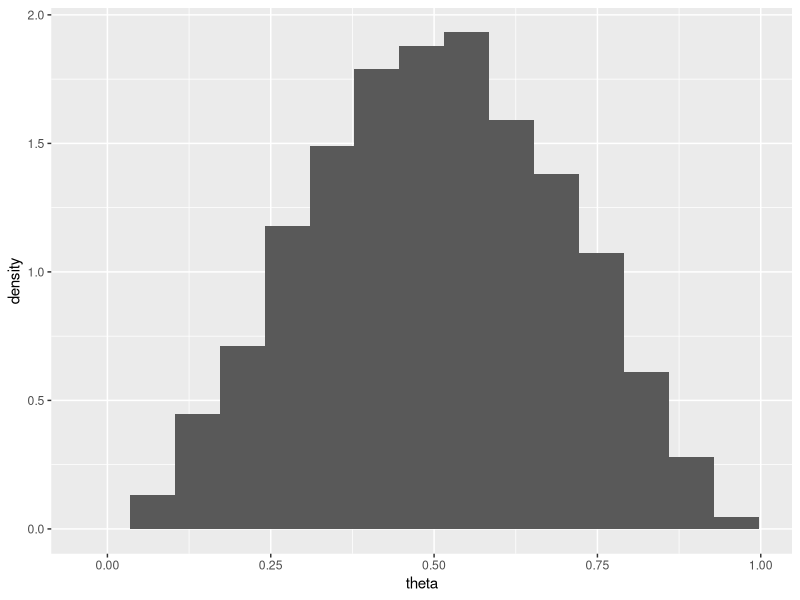
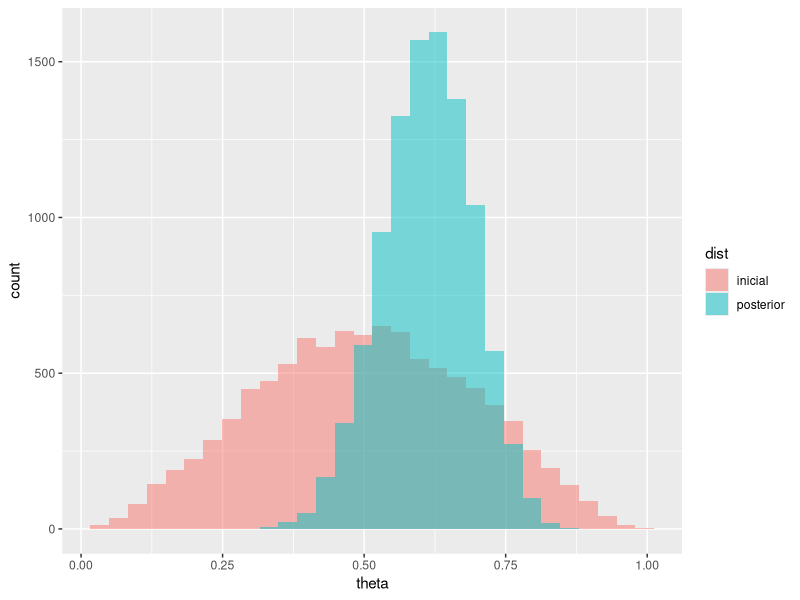

These figures' R source, in order:
## ---- chunk 1
library(tidyverse)
## ---- chunk 2
sim_inicial <- tibble(theta = rbeta(10000, 3, 3))
ggplot(sim_inicial) +
  geom_histogram(aes(x = theta, y = ..density..), bins = 15)
## ---- chunk 3
sim_inicial <- sim_inicial %>% 
  mutate(dist = "inicial")

sim_posterior <- tibble(theta = rbeta(10000, 22, 14)) %>% 
  mutate(dist = "posterior")

sims <- bind_rows(sim_inicial, sim_posterior)

ggplot(sims, aes(x = theta, fill = dist)) +
  geom_histogram(aes(x = theta), bins = 30, alpha = 0.5, position = "identity")
## ---- chunk 4
sims %>%
  group_by(dist) %>%
  summarise(theta_hat = mean(theta) %>% 
  round(3))
## ---- chunk 5
f <- c(0.025, 0.975)

sims %>%
  group_by(dist) %>%
  summarise(cuantiles = quantile(theta, f) %>% round(2), f = f) %>%
  pivot_wider(names_from = f, values_from = cuantiles)
